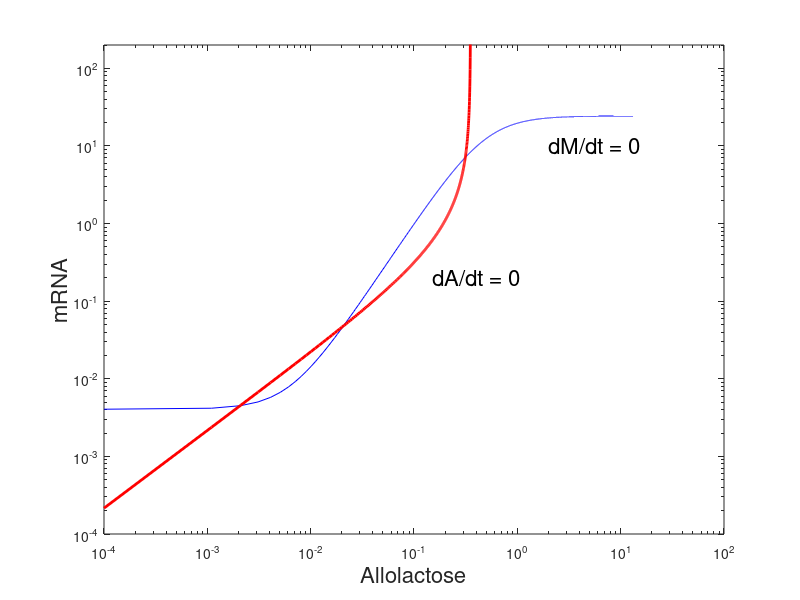

Write the MATLAB code that produced this figure.
clear
global aA gA aB gB aP gP aM gM aL gL bA bL K K1 KA KL KL1 KLe Le

%specify parameter values
aA = 1.76;
gA=0.52;
aB = 1.66E-2;
gB=2.26e-2;
aP=10;
gP=0.65;
aM =9.97;
gM=0.41;
aL = .288;
gL = 2.26e-2;
bA = 2.15;
bL=2.65e3;
K =6000;
K1=2.52e4;
KA = 1.95;
KL = 9.7e-7;
%KL = 9.7e-4;
KL1 = 1.81;
KLe = 0.26;

% steady state solution
Le = .005; % fig 1
Le = .015; % fig 2  three solutions
%Le = .035; % fig 2
Amin = 0.001;
Amax = .1;
A = [0.0001:.001:300];
M1 = aM*(1+K1*A.^2) ./(( K + K1*A.^2)* gM);
tmp = aL *aP*Le/(( KLe + Le)*gP) - bA *aB *A./(( KA + A)* gB);
M2 = gA *A./tmp;


figure(1)

loglog(A,M1,'b',A,M2,'r','linewidth',2)
axis([1e-4 100 1e-4 200])
xlabel('Allolactose','fontsize',16)
ylabel('mRNA','fontsize',16)
text(2,10,'dM/dt = 0','fontsize',16)
%text(.001,.1,'dA/dt = 0','fontsize',16) %fig 1
text(.15,.2,'dA/dt = 0','fontsize',16) %fig 2
